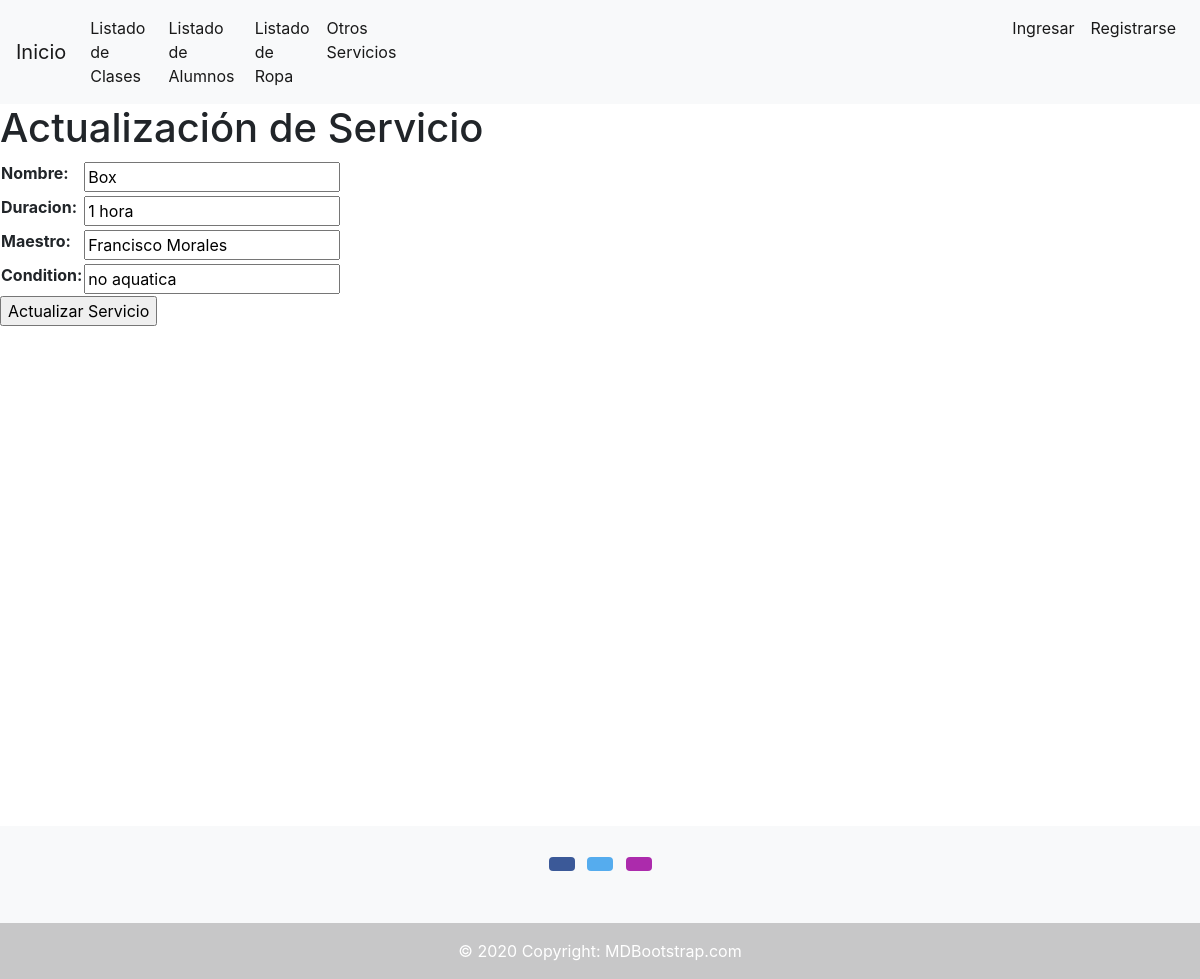
The app's page /servicios/servicios-update/2/ with its own data.
### servicios/models.py (models this page shows, shortened)
class Servicios(models.Model):
    CONDITION_CHOICES = (
        ('aquatica', 'aquatica'),
        ('no aquatica', 'no aquatica'),
    )
    nombre = models.CharField(max_length=30)
    duracion = models.CharField(max_length=15)
    maestro = models.CharField(max_length=30)
    condition = models.CharField(max_length=50, choices = CONDITION_CHOICES)
    is_active = models.BooleanField(default=True)

### servicios/views.py (the view, shortened to what this page needs)
# urls.py: path('servicios-update/<int:pk>/', servicios_update, name='servicios_update'),
def servicios_update(request, pk):
    servicios = Servicios.objects.get(id=pk)
    if request.method == 'GET':
        context = {
            'form': ServiciosForm(
                initial={
                    'nombre':servicios.nombre,
                    'duracion':servicios.duracion,
                    'maestro':servicios.maestro,
                    'condition':servicios.condition,
                }
            )
        }
        return render(request, 'servicios/servicios-update.html', context=context)

### servicios/forms.py
class ServiciosForm(forms.Form):
    nombre = forms.CharField(max_length=30)
    duracion = forms.CharField(max_length=15)
    maestro = forms.CharField(max_length=30)
    condition = forms.CharField(max_length=50)

### Templates/Servicios/servicios-update.html (shortened to what this page needs)
{% extends 'Base.html' %}
{% block content %}
    <h1>Actualización de Servicio</h1>
    {% if form %}
    <form action="" method="POST">
            <table>
                {{form.as_table}}
            </table>
        <input type="submit" value="Actualizar Servicio">
    </form>
    {% endif %}
{% endblock %}

### records on screen
Servicios: nombre "Box", duracion "1 hora", maestro "Francisco Morales", condition "no aquatica"
